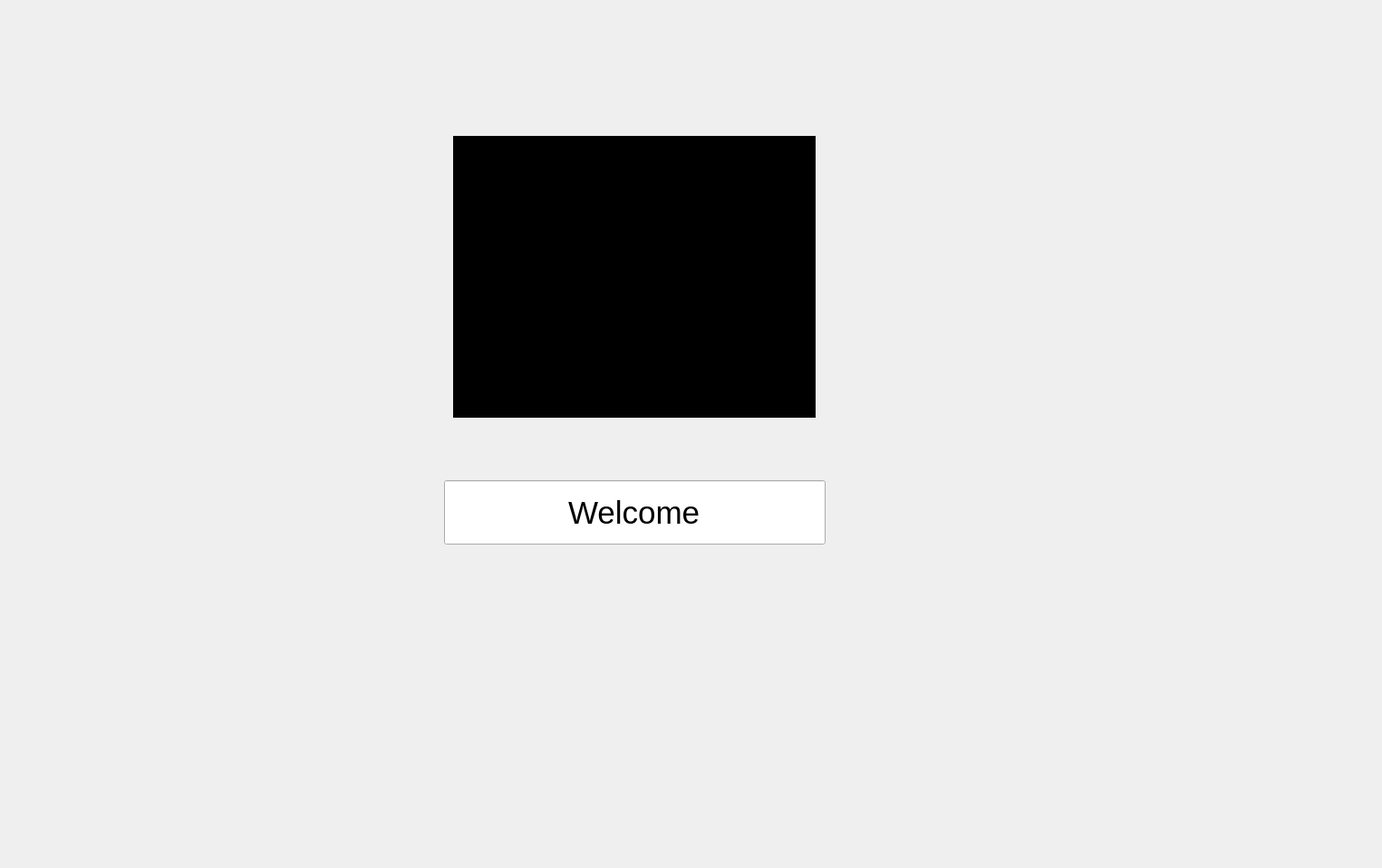
<?xml version="1.0" encoding="UTF-8"?>
<ui version="4.0">
 <class>wind</class>
 <widget class="QDialog" name="wind">
  <property name="enabled">
   <bool>true</bool>
  </property>
  <property name="geometry">
   <rect>
    <x>0</x>
    <y>0</y>
    <width>1525</width>
    <height>958</height>
   </rect>
  </property>
  <property name="font">
   <font>
    <family>Yu Gothic UI</family>
   </font>
  </property>
  <property name="windowTitle">
   <string>Dialog</string>
  </property>
  <property name="styleSheet">
   <string notr="true"/>
  </property>
  <widget class="QLabel" name="image_label">
   <property name="geometry">
    <rect>
     <x>500</x>
     <y>150</y>
     <width>400</width>
     <height>311</height>
    </rect>
   </property>
   <property name="styleSheet">
    <string notr="true">background-color: rgb(0, 0, 0);</string>
   </property>
   <property name="text">
    <string/>
   </property>
  </widget>
  <widget class="QLineEdit" name="dispAlert">
   <property name="geometry">
    <rect>
     <x>490</x>
     <y>530</y>
     <width>421</width>
     <height>71</height>
    </rect>
   </property>
   <property name="font">
    <font>
     <family>Yu Gothic UI</family>
     <pointsize>26</pointsize>
    </font>
   </property>
   <property name="text">
    <string>Welcome</string>
   </property>
   <property name="alignment">
    <set>Qt::AlignCenter</set>
   </property>
  </widget>
 </widget>
 <resources>
  <include location="imgs.qrc"/>
 </resources>
 <connections/>
</ui>
